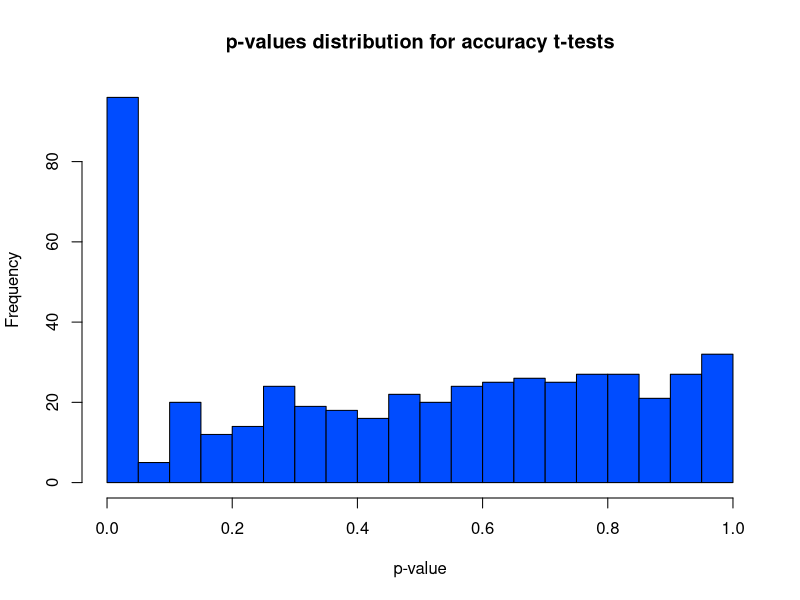
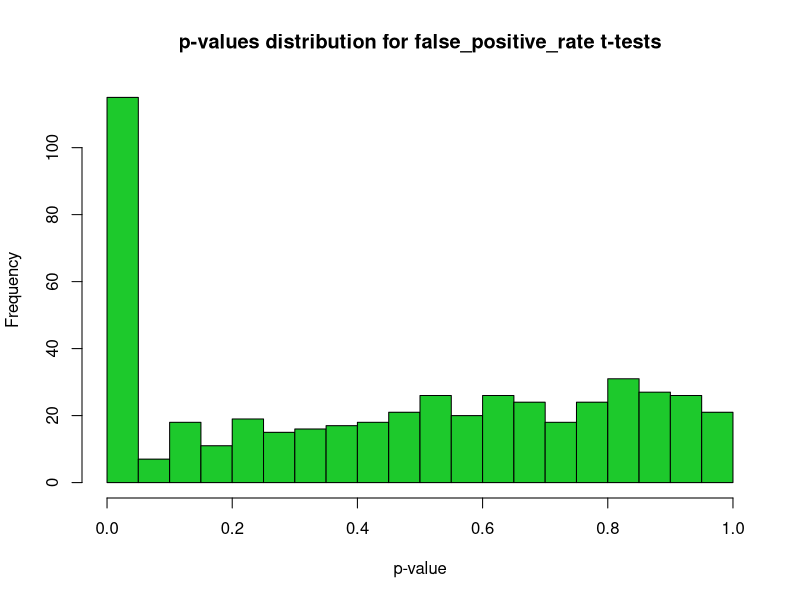
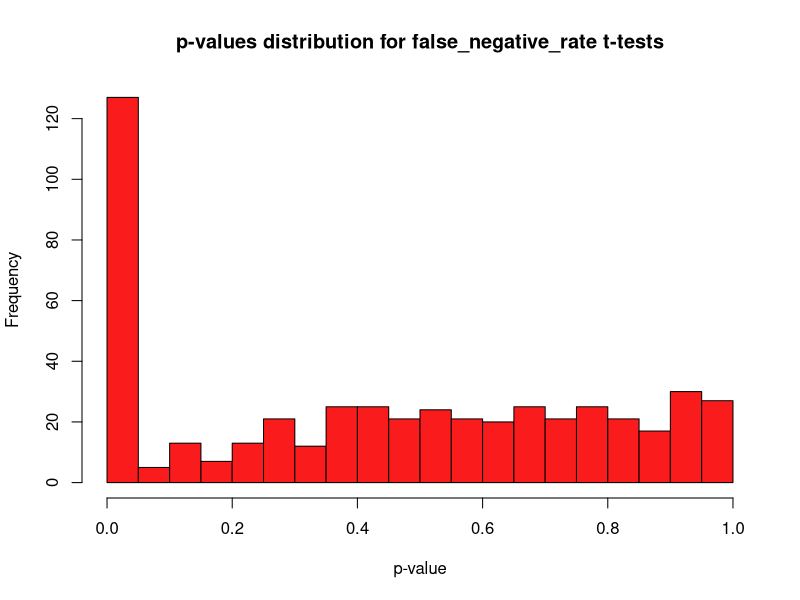

Write the R code that produced these figures, in order.
# DISCLAIMER: DO NOT USE RSTUDIO. We heavily recommend using VSCode as it is an IDE that can run all of this at once

p_values_accuracy <- numeric(500)
p_values_fpr <- numeric(500)
p_values_fnr <- numeric(500)
m <- 94 # Maximum number of prediction models sampled
start <- 20
set.seed(123) # Set seed for reproducibility

# Loop for accuracy with sequential stopping
perform_test <- function(min_val, max_val, alternative, df, n_reps, variable) {
  p_values <- numeric(n_reps)
  for (i in 1:n_reps) {
    print(i)
    df <- rbinom(start - 1, 1, 0.5) # Generate a sample with the initial size - 1
    variable <- runif(start, min = min_val, max = max_val) # Generate the accuracy of this point
    for (j in start:m) {
      df <- c(rbinom(1, 1, 0.5), df) # Sample 1 more data point
      variable <- c(runif(1, min = min_val, max = max_val), variable) # Generate the accuracy of this point
      result <- t.test(variable[df == 1], variable[df == 0], var.equal = TRUE, alternative = alternative)
      if (result$p.value < 0.05) { # If the p value is significant, stop
        break
      }
    }
    p_values[i] = result$p.value # Add the p value to the table of accuracies
  }
  return(p_values)
}
p_values_accuracy <- perform_test(0.54, 0.91, "greater", satellite_data, 500, accuracy)

p_values_fpr <- perform_test(0.02, 0.45, "less", satellite_data, 500, false_positive)

p_values_fnr <- perform_test(0.01, 0.38, "less", satellite_data, 500, false_negative)

# Plot histograms for the p-value distributions
png("p_values_accuracy_qrp.png")
hist(p_values_accuracy, main = "p-values distribution for accuracy t-tests", xlab = "p-value", col = "#004cff", breaks = 20)
dev.off()

png("p_values_fpr_qrp.png")
hist(p_values_fpr, main = "p-values distribution for false_positive_rate t-tests", xlab = "p-value", col = "#1dc92c", breaks = 20)
dev.off()

png("p_values_fnr_qrp.png")
hist(p_values_fnr, main = "p-values distribution for false_negative_rate t-tests", xlab = "p-value", col = "#fa1c1c", breaks = 20)
dev.off()